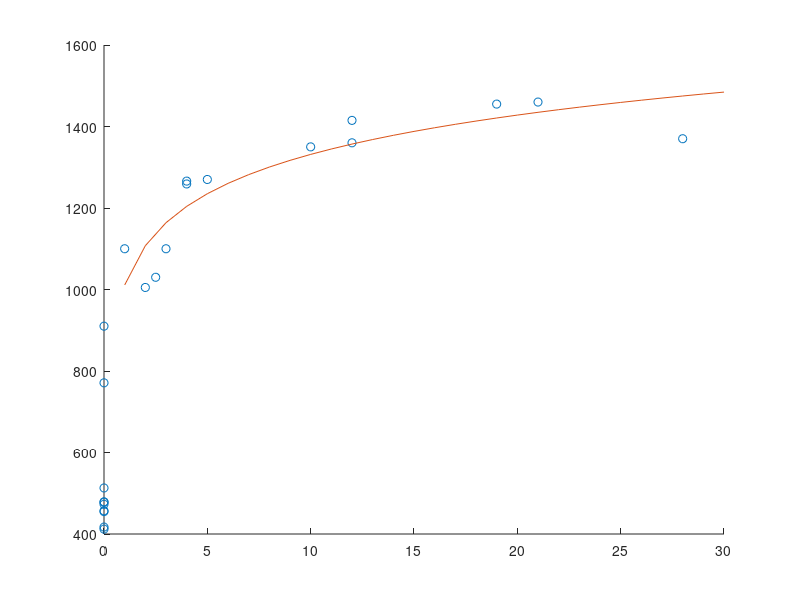

Write the MATLAB code that produced this figure. (Note: this script raises an error after producing the figure.)
% data from Table 4 Moore et al 2005 Morphometry
lnth = [1030 760 1100 479 457 1090 412 1005 1360 473 1155 1266 1030 478 ...
    1415 513 1270 417 1259 455 1460 1370 1350 771 910 1455 1200 1100];
age = [NaN NaN 3 0 0 NaN 0 2 12 0 NaN 4 2.5 0 12 0 5 0 4 0 21 28 10 0 0 19 NaN 1];

% find Nans in age and remove 
ii = isnan(age); 
lnth(ii) = []; 
age(ii) = []; 
% remove age zero
ii = find(age ~= 0);


% plot
figure(1), clf, hold on 
plot(age,lnth,'o')
% plot Michael's Fit
whaleAge = 1:30;
lnthFit(whaleAge) = 1011.033+320.501*log10(whaleAge); % MOORE ET AL 2004
plot(whaleAge,lnthFit)

% fit
ft = fit(log10(age(ii)'),lnth(ii)','poly1');
% good, same fit as Michael's 

% prediction interval 
ci = predint(ft,log10(whaleAge));
plot(whaleAge,ci(:,1))
plot(whaleAge,ci(:,2))

